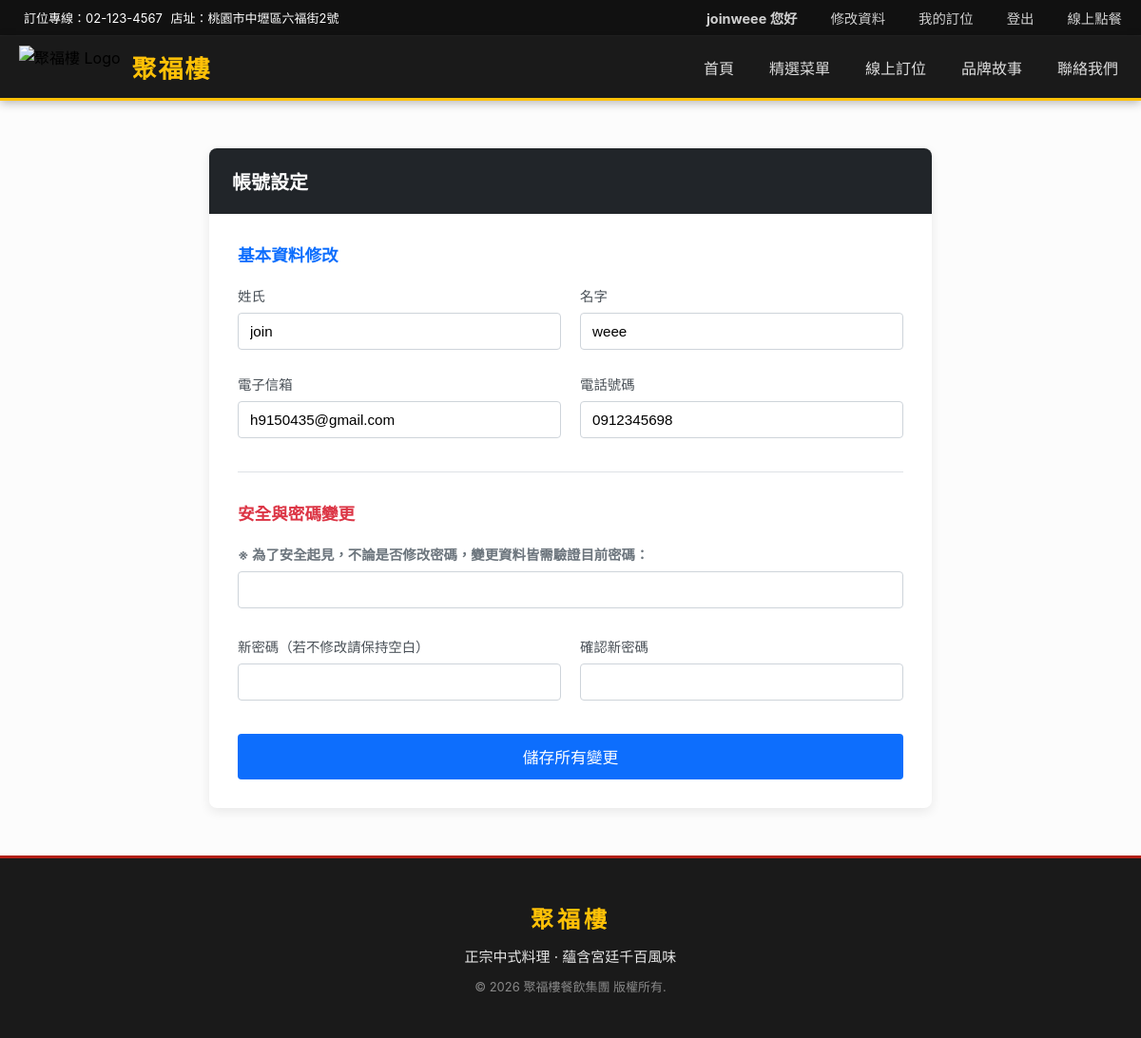
/edit_profile/ (signed in), run on the app's committed database.
### myapp/models.py (models this page shows, shortened)
class CustomMember(AbstractBaseUser,PermissionsMixin):
    username = models.CharField('會員帳號', max_length=50, unique=True)
    last_name = models.CharField('姓氏', max_length=20)
    first_name = models.CharField('名字', max_length=30)
    password = models.CharField('密碼', max_length=128)
    email = models.EmailField('電子信箱', unique=True)
    phone = models.CharField('電話號碼', max_length=15, blank=True, null=True)
    birthday = models.DateField('生日', blank=True, null=True)
    GENDER_CHOICES = [('M', '男'), ('F', '女'), ('O', '其他')]
    gender = models.CharField('性別', max_length=1, choices=GENDER_CHOICES, blank=True, null=True)
    created_at = models.DateTimeField('註冊時間', auto_now_add=True)
    is_active = models.BooleanField(default=True, verbose_name="啟用狀態")
    is_staff = models.BooleanField(default=False, verbose_name="後台登入權限")
    USERNAME_FIELD = 'username'
    REQUIRED_FIELDS = ['email']
    objects = CustomMemberManager()
    class Meta:
        db_table = 'myapp_custommember'
        app_label = 'myapp'

### myapp/views.py (the view)
# urls.py: path('edit_profile/', views.edit_profile, name='edit_profile'),
@login_required(login_url='/user_login/') # 🌟 1. 超級大招！沒登入直接踢去登入頁，不用自己寫 if if 了！
def edit_profile(request):
    member = request.user
    if request.method == 'POST':
        form = UpdateProfileAndConfirmForm(request.POST, instance=member)
        if form.is_valid():
            user = form.save(commit=False)
            if 'password' in form.cleaned_data and form.cleaned_data['password']:
                user.set_password(form.cleaned_data['password'])
            user.save()
            from django.contrib.auth import update_session_auth_hash
            update_session_auth_hash(request, user)
            messages.success(request, '個人資料已成功更新！')
            return redirect('edit_profile')
    else:
        form = UpdateProfileAndConfirmForm(instance=member)
    return render(request, 'edit_profile.html', {'form': form})

### myapp/forms.py (shortened to what this page needs)
class UpdateProfileAndConfirmForm(forms.ModelForm):
    old_password = forms.CharField(
        label="目前密碼",
        widget=forms.PasswordInput(attrs={'class': 'form-control'}),
        required=True
    )
    new_password = forms.CharField(
        label="新密碼（如不修改請留空）",
        widget=forms.PasswordInput(attrs={'class': 'form-control'}),
        required=False
    )
    confirm_password = forms.CharField(
        label="確認新密碼",
        widget=forms.PasswordInput(attrs={'class': 'form-control'}),
        required=False
    )
    class Meta:
        model = CustomMember
        fields = ['last_name', 'first_name', 'email', 'phone']
    def __init__(self, *args, **kwargs):
        super().__init__(*args, **kwargs)
        for field in ['last_name', 'first_name', 'email', 'phone']:
            if field in self.fields:
                self.fields[field].widget.attrs.update({'class': 'form-control'})

### templates/edit_profile.html (shortened to what this page needs)
{% extends "base.html" %}
{% load static %}
{% block  extra_css %}
<link rel="stylesheet" href="{% static 'css/edit_profile.css' %}">
{% endblock  %}
{% block content %}
<div class="profile-container">
    <div class="profile-card">
        <div class="profile-header">
            <h4 class="header-title">帳號設定</h4>
        </div>
        <div class="profile-body">
            <form method="POST" class="profile-form">
                <h5 class="section-title text-primary">基本資料修改</h5>
                <div class="form-grid">
                    <div class="form-group">
                        <label class="form-label">姓氏</label>
                        {{ form.last_name }}
                    </div>
                    <div class="form-group">
                        <label class="form-label">名字</label>
                        {{ form.first_name }}
                    </div>
                    <div class="form-group">
                        <label class="form-label">電子信箱</label>
                        {{ form.email }}
                    </div>
                    <div class="form-group">
                        <label class="form-label">電話號碼</label>
                        {{ form.phone }}
                    </div>
                </div>
                <hr class="section-divider">
                <h5 class="section-title text-danger">安全與密碼變更</h5>
                <div class="form-group full-width mb-4">
                    <label class="form-label notice-text">※ 為了安全起見，不論是否修改密碼，變更資料皆需驗證目前密碼：</label>
                    {{ form.old_password }}
                </div>
                <div class="form-grid">
                    <div class="form-group">
                        <label class="form-label">新密碼（若不修改請保持空白）</label>
                        {{ form.new_password }}
                    </div>
                    <div class="form-group">
                        <label class="form-label">確認新密碼</label>
                        {{ form.confirm_password }}
                    </div>
                </div>
                <div class="form-actions">
                    <button type="submit" class="submit-btn">儲存所有變更</button>
                </div>
            </form>
        </div>
    </div>
</div>
{% endblock  %}

### templates/base.html (shortened to what this page needs)
{% load static %}
<!DOCTYPE html>
<html lang="zh-Hant">
<head>
    <link rel="stylesheet" href="{% static 'css/base.css' %}">
    {% block extra_css %}{% endblock %}
</head>
<body>
    <nav class="top-navbar">
        <div class="nav-container">
            <div class="contact-info">
                <span class="info-item"> 訂位專線：02-123-4567</span>
                <span class="info-item"> 店址：桃園市中壢區六福街2號</span>
            </div>
            <div class="member-links">
                {% if request.user.is_authenticated %}
                    <span class="nav-link-item member-name-nav">
                         {{ request.user.last_name }}{{ request.user.first_name }} 您好
                    </span>
                    <a href="{% url 'edit_profile' %}" class="nav-link-item">
                         修改資料
                    </a>
                    <a href="{% url 'my_bookings' %}"class="nav-link-item">我的訂位 </a>
                    <a href="{% url 'logout' %}" class="nav-link-item"> 登出</a>
                {% else %}
                    <a href="{% url 'user_login' %}" class="nav-link-item"><i class="fas fa-user"></i> 會員登入</a>
                {% endif %}
                <a href="{% url 'order_online' %}" class="nav-link-item"> 線上點餐</a>
            </div>
        </div>
    </nav>
    <header class="main-header">
        <div class="nav-container main-nav-flex">
            <div class="logo-area">
                <img src="{% static 'images/logo.png' %}" alt="聚福樓 Logo" class="logo-img">
                <a class="brand-name" href="{% url 'index' %}">聚福樓</a>
            </div>
            <nav class="main-menu">
                <ul class="menu-list">
                    <li><a href="{% url 'index' %}"> 首頁</a></li>
                    <li><a href="{% url 'menu' %}"> 精選菜單</a></li>
                    <li><a href="{% url "book_table" %}"> 線上訂位</a></li>
                    <li><a href="{% url "brand_story" %}"> 品牌故事</a></li>
                    <li><a href="{% url "contact_us" %}"> 聯絡我們</a></li>
                </ul>
            </nav>
        </div>
    </header>
    <main class="content-wrapper">
        {% block content %}
        {% endblock %}
    </main>
    <footer class="site-footer">
        <div class="footer-container">
            <h3 class="footer-logo">聚福樓</h3>
            <p class="footer-slogan">正宗中式料理 · 蘊含宮廷千百風味</p>
            <p class="footer-copy">© 2026 聚福樓餐飲集團 版權所有.</p>
        </div>
    </footer>
</body>
</html>

### static/css/base.css (style rules this page uses)
:root { --primary-red: #b32017; --gold-color: #ffc107; --dark-bg: #1a1a1a; --text-white: #ffffff; --text-muted: #888888; }
html, body { height: 100%; margin: 0; padding: 0; }
body { font-family: -apple-system, BlinkMacSystemFont, "Segoe UI", Roboto, "Helvetica Neue", Arial, sans-serif; display: flex; flex-direction: column; min-height: 100vh; background-color: #fcfcfc; }
a { text-decoration: none; color: inherit; transition: color 0.3s ease; }
ul { list-style: none; margin: 0; padding: 0; }
.nav-container { max-width: 1200px; margin: 0 auto; padding: 0 20px; display: flex; justify-content: space-between; align-items: center; width: 100%; }
.top-navbar { background-color: #111111; color: var(--text-white); font-size: 13px; padding: 8px 0; border-bottom: 1px solid #222; }
.nav-link-item { margin-left: 20px; opacity: 0.8; }
.main-header { background-color: var(--dark-bg); position: sticky; top: 0; z-index: 1000; box-shadow: 0 2px 10px rgba(0, 0, 0, 0.3); padding: 10px 0; border-bottom: 3px solid var(--gold-color); }
.main-nav-flex { display: flex; justify-content: space-between; align-items: center; }
.logo-area { display: flex; align-items: center; gap: 12px; }
.logo-img { height: 45px; width: auto; }
.brand-name { color: var(--gold-color); font-size: 26px; font-weight: bold; letter-spacing: 2px; }
.menu-list { display: flex; gap: 25px; }
.menu-list a { color: rgba(255, 255, 255, 0.85); font-size: 16px; font-weight: 500; padding: 8px 4px; }
.content-wrapper { flex: 1 0 auto; }
.site-footer { flex-shrink: 0; background-color: var(--dark-bg); color: var(--text-white); text-align: center; padding: 45px 20px; border-top: 3px solid var(--primary-red); }
.footer-logo { color: var(--gold-color); font-size: 24px; margin: 0 0 12px 0; letter-spacing: 4px; }
.footer-slogan { margin: 0 0 12px 0; font-size: 15px; opacity: 0.9; }
.footer-copy { margin: 0; font-size: 13px; color: var(--text-muted); }
.member-name-nav { color: #ffbe2e; font-weight: bold; cursor: default; }
.member-links { display: flex; align-items: center; gap: 15px; }
.member-links .nav-link-item { color: #ffffff; text-decoration: none; font-size: 0.9rem; }

### static/css/edit_profile.css (style rules this page uses)
* { box-sizing: border-box; margin: 0; padding: 0; }
.profile-container { max-width: 800px; margin: 50px auto; padding: 0 20px; }
.profile-card { background-color: #ffffff; border-radius: 8px; box-shadow: 0 4px 12px rgba(0, 0, 0, 0.08); overflow: hidden; }
.profile-header { background-color: #212529; color: #ffffff; padding: 20px 24px; }
.header-title { font-size: 1.25rem; font-weight: 600; }
.profile-body { padding: 30px; }
.section-title { font-size: 1.1rem; font-weight: 600; margin-bottom: 20px; }
.text-primary { color: #0d6efd; }
.text-danger { color: #dc3545; }
.form-grid { display: grid; grid-template-columns: repeat(auto-fit, minmax(300px, 1fr)); gap: 20px; margin-bottom: 20px; }
.form-group { display: flex; flex-direction: column; }
.form-group.full-width { grid-column: 1 / -1; }
.form-label { font-size: 0.9rem; font-weight: 500; margin-bottom: 8px; color: #495057; }
.notice-text { color: #6c757d; font-weight: bold; }
.form-group input, .form-group.full-width input { width: 100%; padding: 10px 12px; font-size: 0.95rem; border: 1px solid #ced4da; border-radius: 4px; background-color: #fff; transition: border-color 0.15s ease-in-out, box-shadow 0.15s ease-in-out; }
.section-divider { border: 0; border-top: 1px solid #dee2e6; margin: 30px 0; }
.mb-4 { margin-bottom: 1.5rem; }
.form-actions { margin-top: 30px; }
.submit-btn { display: block; width: 100%; padding: 12px; background-color: #0d6efd; color: #ffffff; border: none; border-radius: 4px; font-size: 1.05rem; font-weight: 500; cursor: pointer; transition: background-color 0.15s ease-in-out, transform 0.1s ease; }

### data on the page
CustomMember: user.last_name "join", user.first_name "weee", last_name "join", first_name "weee", email "h9150435@gmail.com", phone "0912345698"
